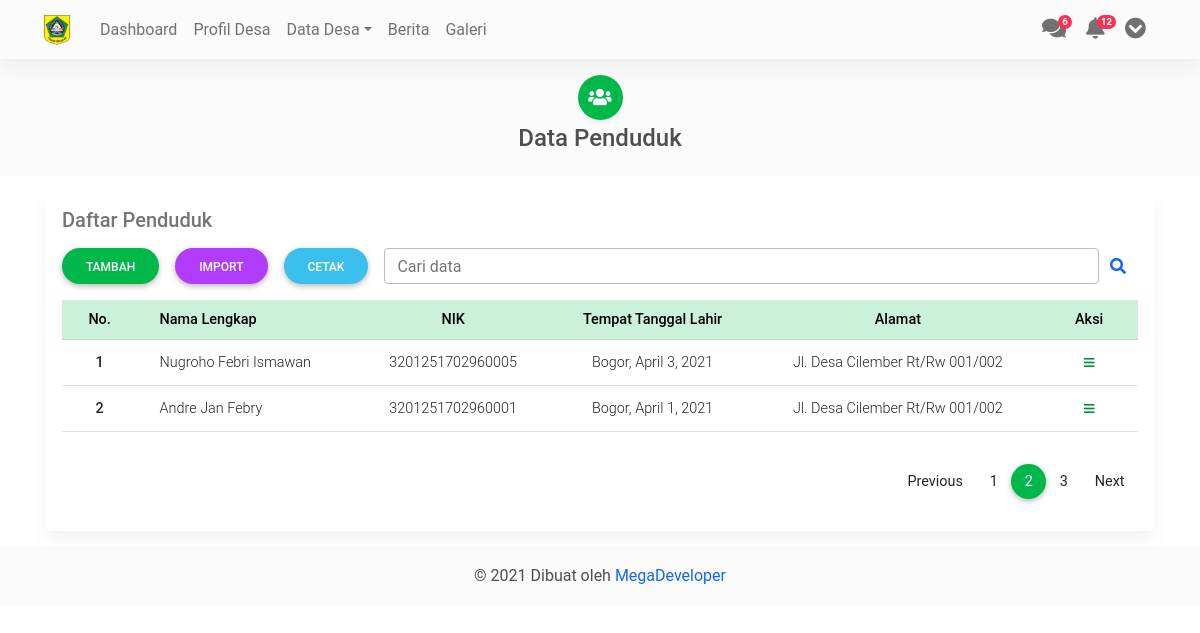
Screenshot of /data_penduduk/ with the database file from the repository.
### sys_admin/models.py (models this page shows, shortened)
class Penduduk(models.Model):
    nama    = models.CharField(max_length=150, null=True)
    slug    = models.SlugField(max_length=150)
    nik     = models.CharField(max_length=150, null=True)
    tml     = models.CharField(max_length=150, null=True)
    ttl     = models.DateField()
    alamat  = models.CharField(max_length=150, null=True)
    rtrw    = models.CharField(max_length=150, null=True)
    created = models.DateTimeField(auto_now_add=True)
    update  = models.DateTimeField(auto_now=True)
    class Meta:
        ordering = ['-update']

### sys_admin/views.py (the view, shortened to what this page needs)
# urls.py: path('data_penduduk/', views.data_penduduk, name='data_penduduk'),
def data_penduduk(request):
    post_list = Penduduk.objects.all()
    query = request.GET.get('q')
    context = {
        'post_list':post_list
    }
    return render(request, 'sys_admin/data_penduduk.html', context)

### sys_admin/templates/sys_admin/data_penduduk.html (shortened to what this page needs)
{% extends 'partials/main.html' %}
{% load static %}
    {% block content %}
    {% include 'partials/navbar.html' %}
    <div class="p-3 text-center bg-light">
        <span class="btn btn-lg btn-success btn-floating shadow-sm mb-1"><i class="fas fa-users fa-lg"></i></span>
        <h4>Data Penduduk</h4>
    </div>
    <div class="container p-3">
        <div class="row">
            <div class="col-md-12">
                <div class="card">
                    <div class="card-body">
                        <h5 class="card-title text-muted mb-3">Daftar Penduduk</h5>
                        <form method="GET" action="">
                            <div class="d-grid gap-3 d-md-flex mb-3">
                                <a class="btn btn-rounded btn-success" href="{% url 'add_penduduk' %}">Tambah</a>
                                <a class="btn btn-rounded btn-secondary" href="">Import</a>
                                <a class="btn btn-rounded btn-info" href="">Cetak</a>
                                <div class="input-group rounded">
                                    <input type="search" class="form-control rounded" placeholder="Cari data" name="q" aria-label="Search" aria-describedby="search-addon"/>
                                    <button class="input-group-text border-0" type="submit" id="search-addon">
                                        <span class="fas fa-search" style="color: #1266f1;"></span>
                                    </button>
                                </div>
                            </div>
                        </form>
                        <div class="table-responsive">
                            <table class="table table-sm text-nowrap text-center">
                                <thead class="align-middle">
                                    <tr class="table-success">
                                        <th scope="col">No.</th>
                                        <th class="text-start" scope="col">Nama Lengkap</th>
                                        <th scope="col">NIK</th>
                                        <th scope="col">Tempat Tanggal Lahir</th>
                                        <th scope="col">Alamat</th>
                                        <th scope="col">Aksi</th>
                                    </tr>
                                </thead>
                                <tbody class="align-middle">
                                    {% for i in post_list %}
                                    <tr>
                                        <th scope="row">{{forloop.counter}}</th>
                                        <td class="text-start">{{i.nama}}</td>
                                        <td>{{i.nik}}</td>
                                        <td>{{i.tml}}, {{i.ttl}}</td>
                                        <td>{{i.alamat}} {{i.rtrw}}</td>
                                        <td>
                                            <div class="">
                                                <button class="btn btn-sm btn-link" style="color: #00913b;" type="button" id="dropdownMenuButton" data-mdb-toggle="dropdown" aria-expanded="false">
                                                    <i class="fas fa-bars"></i>
                                                </button>
                                            </div>
                                        </td>
                                    </tr>
                                    {% endfor %}
                                </tbody>
                            </table>
                        </div>
                        {% include 'partials/pagination.html' %}
                    </div>
                </div>
            </div>
        </div>
    </div>
    {% include 'partials/footer.html' %}
    {% endblock content %}

### sys_admin/templates/partials/main.html (shortened to what this page needs)
{% load static %}
<!DOCTYPE html>
<html lang="en">
<head>
    <link href="{% static 'css/mdb.min.css' %}" rel="stylesheet">
    <link rel="stylesheet" href="https://cdnjs.cloudflare.com/ajax/libs/font-awesome/5.15.1/css/all.min.css">
</head>
<body>
    {% block content %}
    {% endblock content %}
</body>
</html>

### sys_admin/templates/partials/navbar.html (shortened to what this page needs)
{% load static %}
<nav class="navbar navbar-expand-lg navbar-light bg-light">
    <div class="container">
        <a class="navbar-brand" href="{% url 'dashboard' %}">
            <img src="{% static '/img/logosite.png' %}" alt="" width="30" height="30"/>
        </a>
        <div class="collapse navbar-collapse" id="navbarTogglerDemo02">
            <ul class="navbar-nav me-auto">
                <li class="nav-item">
                    <a class="nav-link" href="{% url 'dashboard' %}">Dashboard</a>
                </li>
                <li class="nav-item">
                    <a class="nav-link" href="{% url 'profil_desa' %}">Profil Desa</a>
                </li>
                <li class="nav-item dropdown">
                    <a class="nav-link dropdown-toggle" href="#" id="navbarDropdown" role="button" data-mdb-toggle="dropdown" aria-expanded="false">Data Desa</a>
                </li>
                <li class="nav-item">
                    <a class="nav-link" href="{% url 'data_berita' %}">Berita</a>
                </li>
                <li class="nav-item">
                    <a class="nav-link" href="{% url 'data_galeri' %}">Galeri</a>
                </li>
            </ul>
            <ul class="navbar-nav flex-row">
                <li class="nav-item dropdown me-3 me-lg-1">
                    <a class="nav-link dropdown-toggle hidden-arrow" href="#" id="navbarDropdownMenuLink" role="button" data-mdb-toggle="dropdown" aria-expanded="false">
                        <i class="fas fa-comments fa-lg"></i>
                        <span class="badge rounded-pill badge-notification bg-danger">6</span>
                    </a>
                </li>
                <li class="nav-item dropdown me-3 me-lg-1">
                    <a class="nav-link dropdown-toggle hidden-arrow" href="#" id="navbarDropdownMenuLink" role="button" data-mdb-toggle="dropdown" aria-expanded="false">
                        <i class="fas fa-bell fa-lg"></i>
                        <span class="badge rounded-pill badge-notification bg-danger">12</span>
                    </a>
                </li>
                <li class="nav-item dropdown me-3 me-lg-1">
                    <a class="nav-link dropdown-toggle hidden-arrow" href="#" id="navbarDropdownMenuLink" role="button" data-mdb-toggle="dropdown" aria-expanded="false">
                        <i class="fas fa-chevron-circle-down fa-lg"></i>
                    </a>
                </li>
            </ul>
        </div>
    </div>
</nav>

### sys_admin/templates/partials/pagination.html
{% load static %}
<nav class="mt-3">
    <ul class="pagination pagination-circle justify-content-end">
        <li class="page-item">
            <a class="page-link" href="#" tabindex="-1" aria-disabled="true">Previous</a>
        </li>
        <li class="page-item"><a class="page-link" href="#">1</a></li>
        <li class="page-item active" aria-current="page">
            <a class="page-link bg-success" href="#">2 <span class="visually-hidden">(current)</span></a>
        </li>
        <li class="page-item"><a class="page-link" href="#">3</a></li>
        <li class="page-item">
            <a class="page-link" href="#">Next</a>
        </li>
    </ul>
</nav>

### sys_admin/templates/partials/footer.html
{% load static %}
<footer class="bg-light text-center">
    <div class="text-center p-3">
    © 2021 Dibuat oleh
    <a class="btn-link" href="">MegaDeveloper</a>
    </div>
</footer>

### rows the page displays
Penduduk: nama "Nugroho Febri Ismawan", nik "3201251702960005", tml "Bogor", ttl "April 3, 2021", alamat "Jl. Desa Cilember", rtrw "Rt/Rw 001/002"
Penduduk: nama "Andre Jan Febry", nik "3201251702960001", tml "Bogor", ttl "April 1, 2021", alamat "Jl. Desa Cilember", rtrw "Rt/Rw 001/002"
